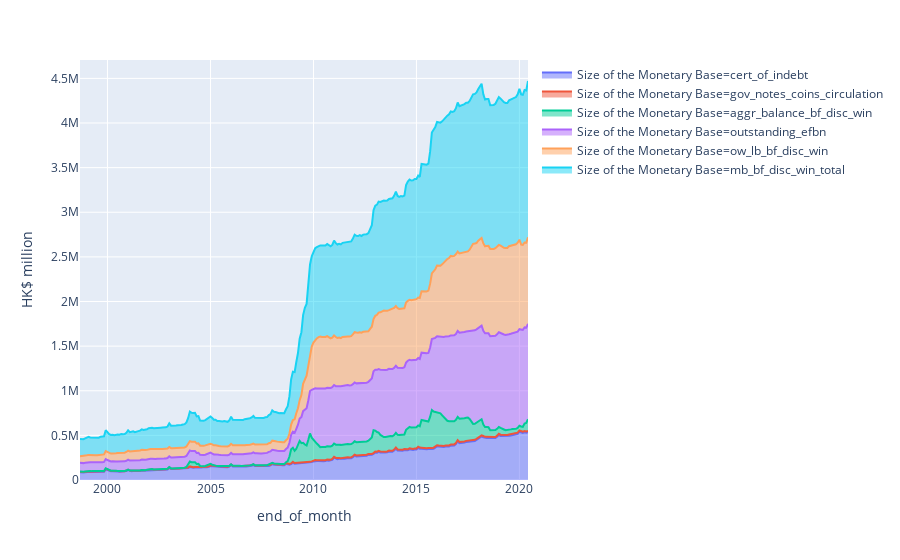

The code cell stored with this chart in its notebook:
### Markdown cell above
# **Monetary Base**

### Code cell
MBC = 'https://api.hkma.gov.hk/public/market-data-and-statistics/monthly-statistical-bulletin/monetary-operation/monetary-base-endperiod?choose=end_of_month&from=1998-09&to=now&sortby=end_of_month&sortorder=asc'

#1. Size of the Monetary Base was published since 25 November 1998.
mbc_df = pd.json_normalize(get_data_from_HKMA(MBC))

#Convert dataframe to dataframe long format
mbc_dfl = pd.melt(mbc_df, id_vars = ['end_of_month'], value_vars =['cert_of_indebt', 'gov_notes_coins_circulation' , 'aggr_balance_bf_disc_win' , 'outstanding_efbn' , 'ow_lb_bf_disc_win' , 'mb_bf_disc_win_total'],var_name='Size of the Monetary Base', value_name='HK$ million' )

fig = px.area(mbc_dfl, x='end_of_month' , y='HK$ million', color = 'Size of the Monetary Base')

#To plot grapgh on colab run configure_plotly_browser_state() on each cell
configure_plotly_browser_state()
fig.show()

### Figure 1 — Plotly figure (JSON) as saved in the notebook; plotly's stock layout.template omitted (floating-point values rounded to 4 significant figures; data arrays with more than 128 entries replaced by an {"elided": "..."} marker saying what was removed)
{"data": [{"hovertemplate": "Size of the Monetary Base=cert_of_indebt<br>end_of_month=%{x}<br>HK$ million=%{y}", "showlegend": true, "legendgroup": "Size of the Monetary Base=cert_of_indebt", "name": "Size of the Monetary Base=cert_of_indebt", "yaxis": "y", "hoverlabel": {"namelength": 0}, "stackgroup": "1", "mode": "lines", "xaxis": "x", "y": {"elided": "262 int values"}, "x": {"elided": "262 str values"}, "line": {"color": "#636efa"}, "type": "scatter", "orientation": "v"}, {"hovertemplate": "Size of the Monetary Base=gov_notes_coins_circulation<br>end_of_month=%{x}<br>HK$ million=%{y}", "showlegend": true, "legendgroup": "Size of the Monetary Base=gov_notes_coins_circulation", "name": "Size of the Monetary Base=gov_notes_coins_circulation", "yaxis": "y", "hoverlabel": {"namelength": 0}, "stackgroup": "1", "mode": "lines", "xaxis": "x", "y": {"elided": "262 int values"}, "x": {"elided": "262 str values"}, "line": {"color": "#EF553B"}, "type": "scatter", "orientation": "v"}, {"hovertemplate": "Size of the Monetary Base=aggr_balance_bf_disc_win<br>end_of_month=%{x}<br>HK$ million=%{y}", "showlegend": true, "legendgroup": "Size of the Monetary Base=aggr_balance_bf_disc_win", "name": "Size of the Monetary Base=aggr_balance_bf_disc_win", "yaxis": "y", "hoverlabel": {"namelength": 0}, "stackgroup": "1", "mode": "lines", "xaxis": "x", "y": {"elided": "262 int values"}, "x": {"elided": "262 str values"}, "line": {"color": "#00cc96"}, "type": "scatter", "orientation": "v"}, {"hovertemplate": "Size of the Monetary Base=outstanding_efbn<br>end_of_month=%{x}<br>HK$ million=%{y}", "showlegend": true, "legendgroup": "Size of the Monetary Base=outstanding_efbn", "name": "Size of the Monetary Base=outstanding_efbn", "yaxis": "y", "hoverlabel": {"namelength": 0}, "stackgroup": "1", "mode": "lines", "xaxis": "x", "y": {"elided": "262 int values"}, "x": {"elided": "262 str values"}, "line": {"color": "#ab63fa"}, "type": "scatter", "orientation": "v"}, {"hovertemplate": "Size of the Monetary Base=ow_lb_bf_disc_win<br>end_of_month=%{x}<br>HK$ million=%{y}", "showlegend": true, "legendgroup": "Size of the Monetary Base=ow_lb_bf_disc_win", "name": "Size of the Monetary Base=ow_lb_bf_disc_win", "yaxis": "y", "hoverlabel": {"namelength": 0}, "stackgroup": "1", "mode": "lines", "xaxis": "x", "y": {"elided": "262 int values"}, "x": {"elided": "262 str values"}, "line": {"color": "#FFA15A"}, "type": "scatter", "orientation": "v"}, {"hovertemplate": "Size of the Monetary Base=mb_bf_disc_win_total<br>end_of_month=%{x}<br>HK$ million=%{y}", "showlegend": true, "legendgroup": "Size of the Monetary Base=mb_bf_disc_win_total", "name": "Size of the Monetary Base=mb_bf_disc_win_total", "yaxis": "y", "hoverlabel": {"namelength": 0}, "stackgroup": "1", "mode": "lines", "xaxis": "x", "y": {"elided": "262 int values"}, "x": {"elided": "262 str values"}, "line": {"color": "#19d3f3"}, "type": "scatter", "orientation": "v"}], "layout": {"yaxis": {"domain": [0, 1], "anchor": "x", "title": {"text": "HK$ million"}}, "margin": {"t": 60}, "legend": {"tracegroupgap": 0}, "xaxis": {"domain": [0, 1], "anchor": "y", "title": {"text": "end_of_month"}}}}
